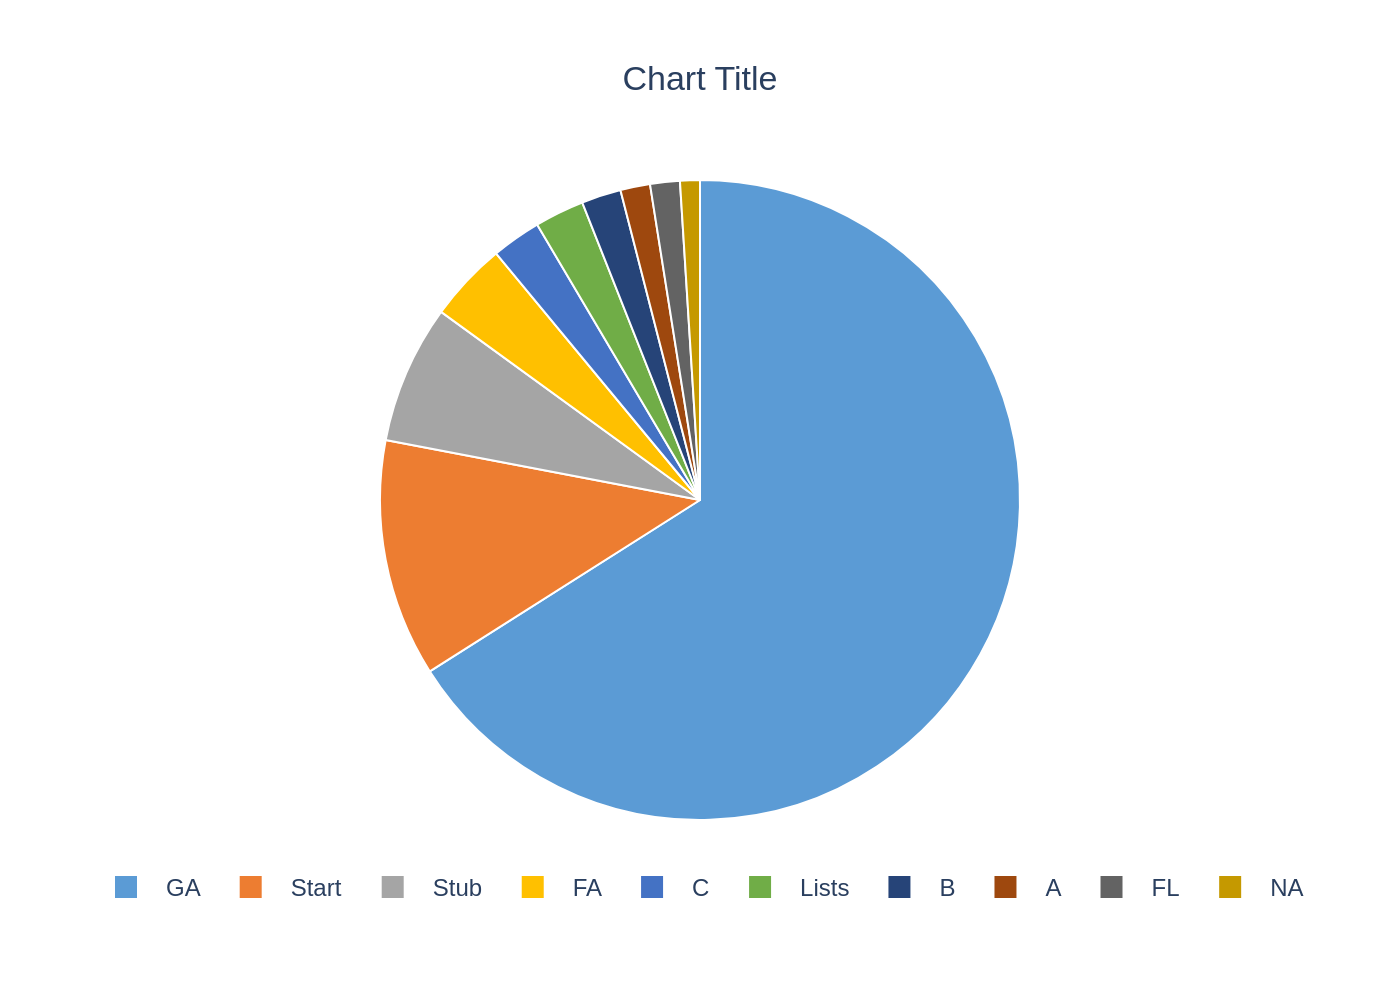

This figure's Python source:
import sys
import json
import plotly.graph_objects as go

if len(sys.argv) != 2:
    print("Usage: python <script_name>.py <json_file_path>")
    sys.exit(1)

json_path = sys.argv[1]

try:
    with open(json_path, 'r', encoding='utf-8') as f:
        chart_info = json.load(f)
except FileNotFoundError:
    print(f"Error: JSON file not found at {json_path}")
    sys.exit(1)
except json.JSONDecodeError:
    print(f"Error: Could not decode JSON from {json_path}")
    sys.exit(1)

data = chart_info['chart_data']
texts = chart_info['texts']
colors = chart_info['colors']

labels = [item['label'] for item in data]
values = [item['value'] for item in data]

fig = go.Figure()

fig.add_trace(go.Pie(
    labels=labels,
    values=values,
    marker=dict(
        colors=colors,
        line=dict(color='#FFFFFF', width=1)
    ),
    sort=False,
    direction='clockwise',
    hoverinfo='label+percent',
    textinfo='none'
))

title_text = texts.get('title')
if texts.get('subtitle'):
    title_text = f"{texts['title']}<br><sub>{texts['subtitle']}</sub>"

fig.update_layout(
    title=dict(
        text=title_text,
        x=0.5,
        xanchor='center'
    ),
    font=dict(
        family="Arial",
        size=12
    ),
    showlegend=True,
    legend=dict(
        orientation="h",
        yanchor="bottom",
        y=-0.15,
        xanchor="center",
        x=0.5,
        traceorder="normal"
    ),
    margin=dict(l=40, r=40, t=90, b=90),
    paper_bgcolor='white',
    plot_bgcolor='rgba(0,0,0,0)'
)

base_filename = json_path.rsplit('.', 1)[0]
output_filename = f"{base_filename}.png"

fig.write_image(output_filename, scale=2)

print(f"Chart saved to {output_filename}")
